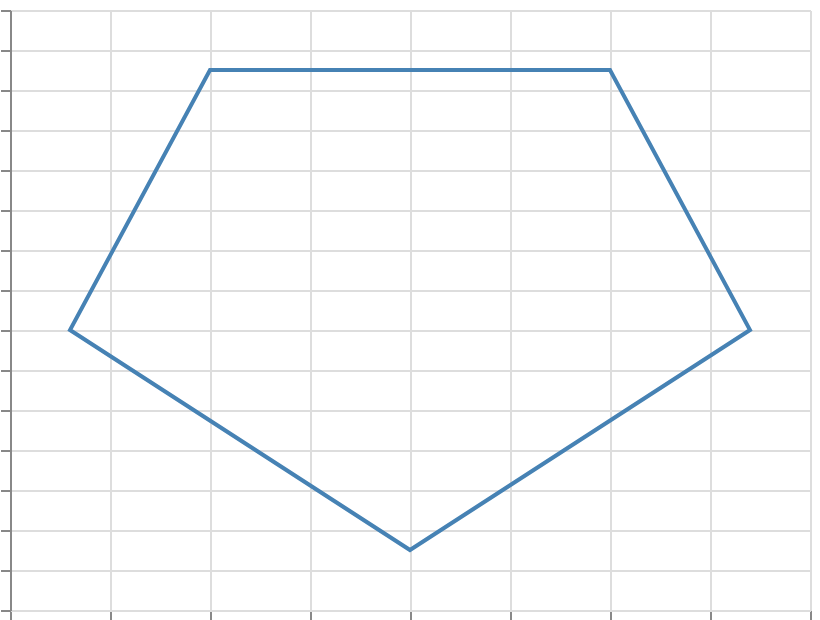

Vega-Lite specification stored for this chart:
### Vega specification from a JSON file in a GitHub repository (floating-point values rounded to 4 significant figures)
{"$schema": "https://vega.github.io/schema/vega/v6.json", "width": 400, "height": 300, "padding": 5, "autosize": "none", "data": [{"name": "table", "values": [{"x": 200, "y": 30}, {"x": 370, "y": 140}, {"x": 300, "y": 270}, {"x": 100, "y": 270}, {"x": 30, "y": 140}]}], "scales": [{"name": "x", "type": "linear", "domain": [0, 400], "range": "width"}, {"name": "y", "type": "linear", "domain": [0, 300], "range": [{"signal": "height"}, 0]}], "marks": [{"type": "line", "from": {"data": "table"}, "encode": {"update": {"x": {"scale": "x", "field": "x"}, "y": {"scale": "y", "field": "y"}, "stroke": {"value": "steelblue"}, "strokeWidth": {"value": 2}, "interpolate": {"value": "linear-closed"}}}}], "axes": [{"scale": "x", "orient": "bottom", "grid": true, "labels": false}, {"scale": "y", "orient": "left", "grid": true, "labels": false}]}
